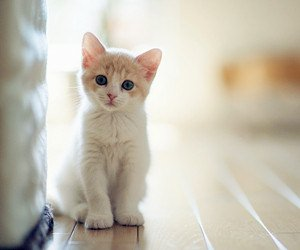
#> input picture OPENCV_CROP_IMAGE/test.jpg, 300 x 250 px
$ python crop_image.py
#> lines starting #> are read from the running program, lines starting #| are printed output that depends on the picture
import cv2
img = cv2.imread("test.jpg")
#> img is the input picture: shape (250, 300, 3); mean B, G, R 178.6, 192.7, 198.6
# crop_img = img[y:y+h, x:x+w]
crop_img = img[50:(50 + 100), 60:(60 + 100)]
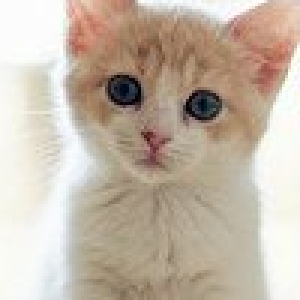
#> crop_img: shape (100, 100, 3) (shown 3 times larger); mean B, G, R 167.6, 182.6, 196.2
cv2.imwrite("./crop_test.jpg", crop_img)
